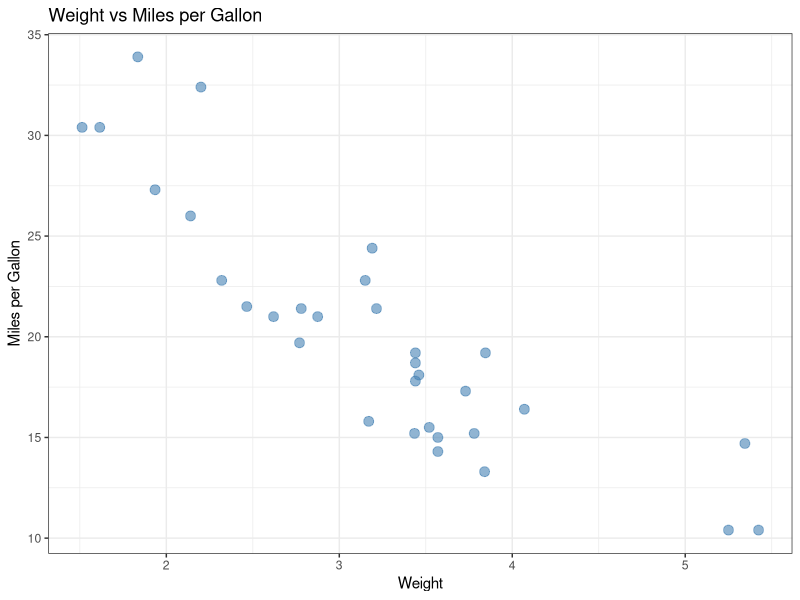
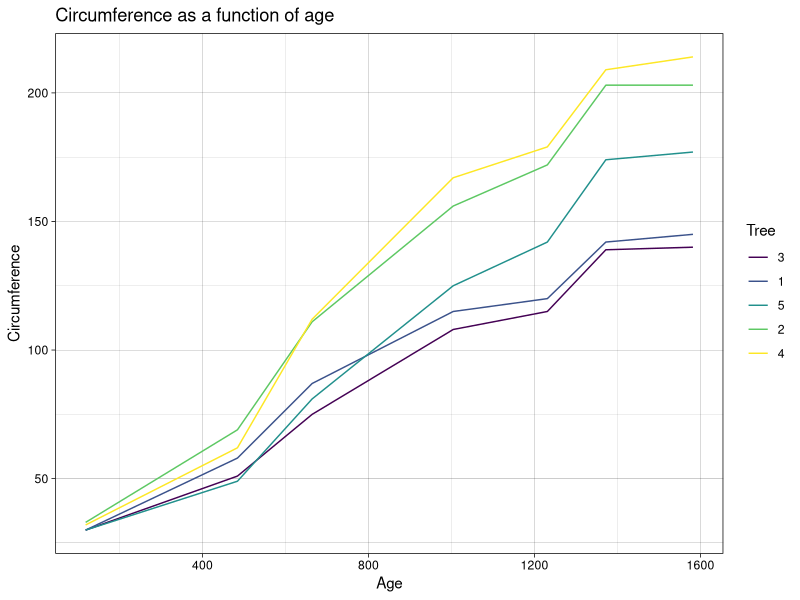
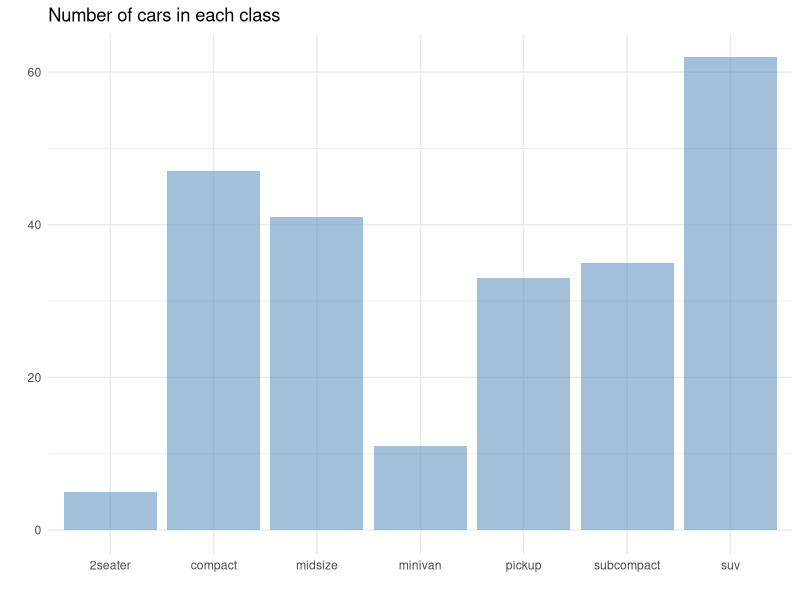
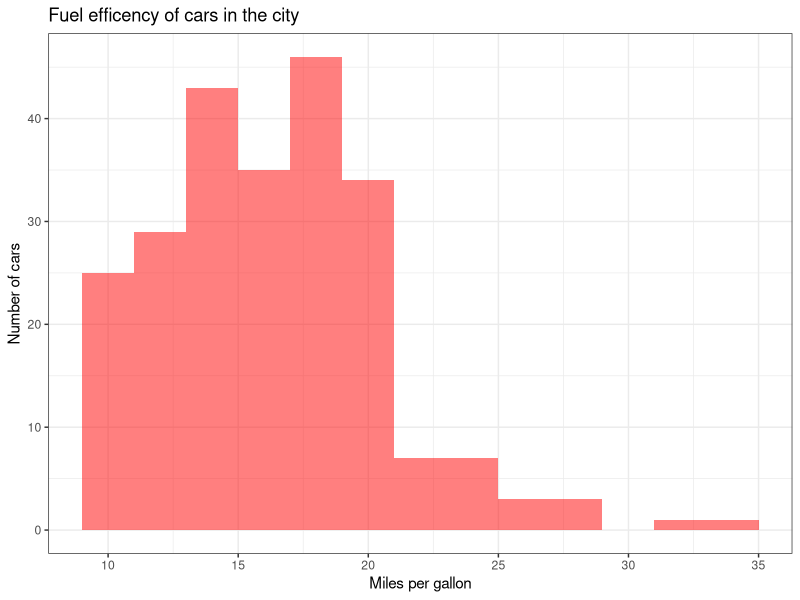
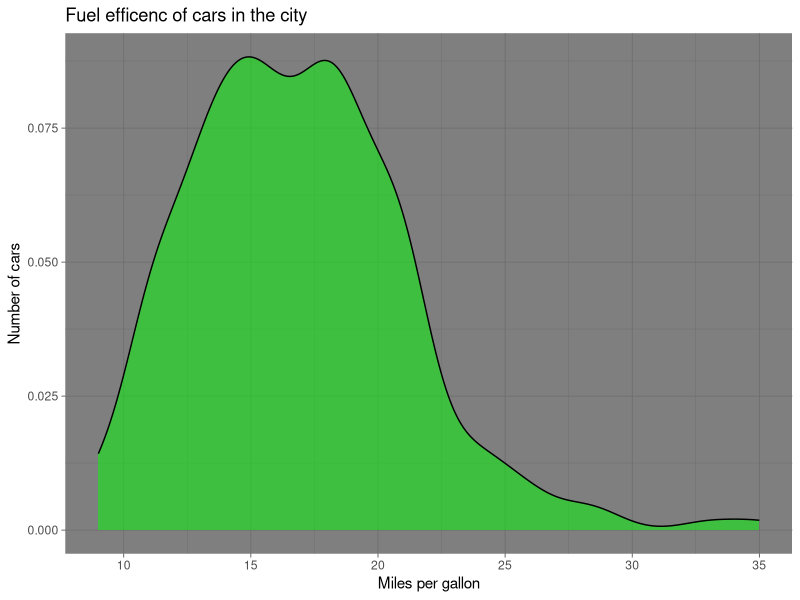
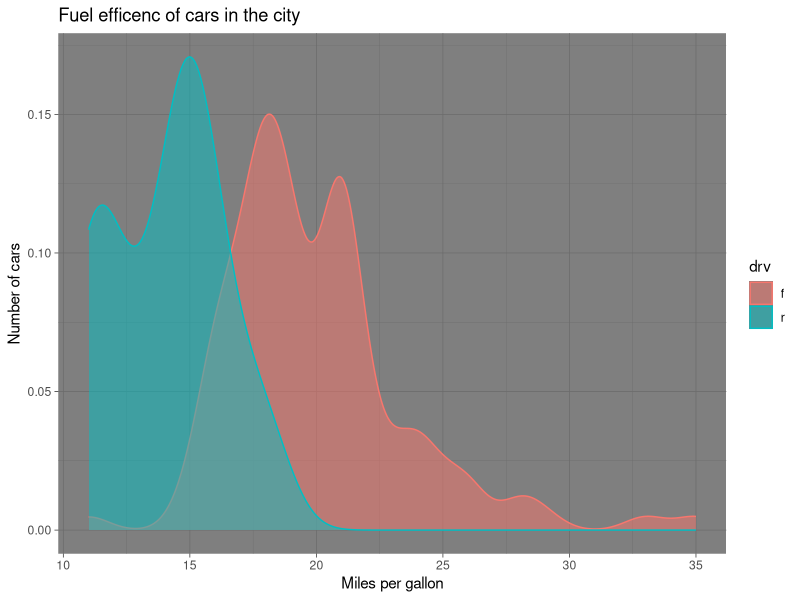
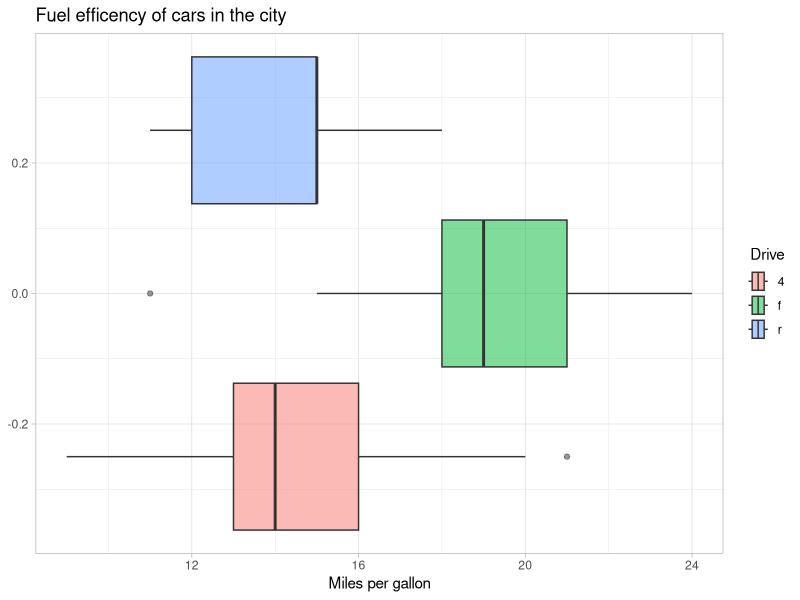
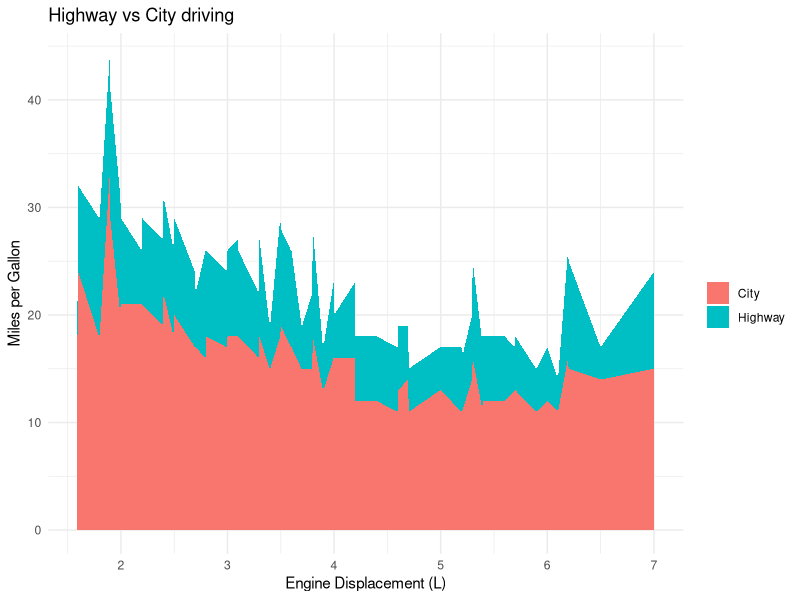

Recreate these plots in R, in order.
library(tidyverse)
#nokta grafiği
mtcars |> 
  ggplot(aes(wt,mpg))+
  geom_point(size=3,
             colour= "steelblue",
             alpha = 0.6)+
  labs(title = "Weight vs Miles per Gallon",
       x= "Weight",
       y="Miles per Gallon")+
  theme_bw()
#line grafiği
Orange |> 
  ggplot(aes(age, circumference,
             colour = Tree))+
  geom_line()+
  labs(title = "Circumference as a function of age",
       x = "Age",
       y="Circumference")+
  theme_linedraw()
#bar grafiği
mpg |> 
  ggplot(mapping = aes(class))+ #mapping y tanımlamadan bar chart yapmanı sağlar
  #çünkü y sadece sayı olucak
  geom_bar(fill="steelblue",
           alpha= .5)+
  labs(title = "Number of cars in each class",
       x=" ",
       y=" ")+
  theme_minimal()

#histogram
mpg |> 
  ggplot(aes(cty))+
  geom_histogram(binwidth = 2, #ÖNEMLİ KULLAN
                 fill = "red",
                 alpha = .5)+
  labs(title = "Fuel efficency of cars in the city",
       x = "Miles per gallon",
       y="Number of cars")+theme_bw()


#density

mpg |> 
  ggplot(aes(x = cty))+
  geom_density(fill = "green",
               alpha = .5)+
  labs(title = "Fuel efficenc of cars in the city",
       x="Miles per gallon",
       y="Number of cars")+theme_dark()

#bunu multiple kategorileri karsılastırmak için de yapabilirsin
#farklı kategorilerin dağılımlarını karşılaştır


mpg |> filter(drv %in% c("f","r")) |> 
  ggplot(aes(x = cty,
             fill = drv,
             color = drv))+
  geom_density(alpha = .5)+
  labs(title = "Fuel efficenc of cars in the city",
       x="Miles per gallon",
       y="Number of cars")+theme_dark()

#boxplot
mpg |> 
  filter(cty<25) |> 
  ggplot(aes(x = cty,
             fill = drv))+
  geom_boxplot(alpha = .5)+
  labs(title = "Fuel efficency of cars in the city",
       x = "Miles per gallon",
       fill=" Drive")+
  theme_light()

#area plots

ggplot(mpg, aes(x=displ))+ #just x axsisi tanımladı
  #y tanımlamadı çünkü plotlardan birinin diğerinin üstünde olmasını istiyo
  #ve ikisinin de y axsisde farklı bir ölçek kullanmasını istiyor
  #yani birinin y hwy değerleri dierinin ki cty değerleri
  geom_area(aes(y= hwy, fill = "Highway"))+ #iki area için de farklı estetik tanımladık
  geom_area(aes(y=cty, fill = "City"))+
  labs(title = "Highway vs City driving",
       x = "Engine Displacement (L)",
       y= "Miles per Gallon",
       fill = "")+
  theme_minimal()

#raster plot

#you can look at 3 variables at the same time

faithfuld |> 
  ggplot(aes(x = waiting,
             y = eruptions,
             fill = density))+
  geom_raster()+
  labs(title = "Old Faithful Geyser",
       x="Waiting time between erruptions",
       y="Duration of erruptions",
       fill = "Density")+
  theme_minimal()





























